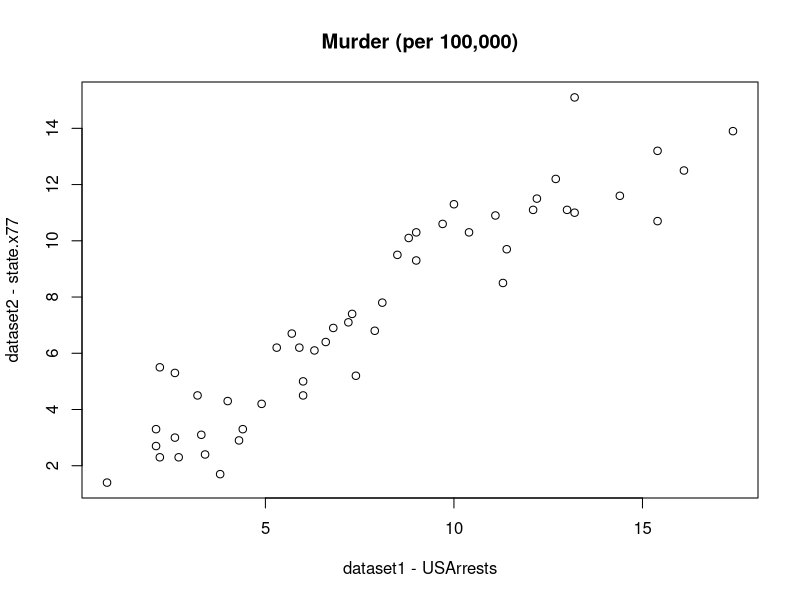
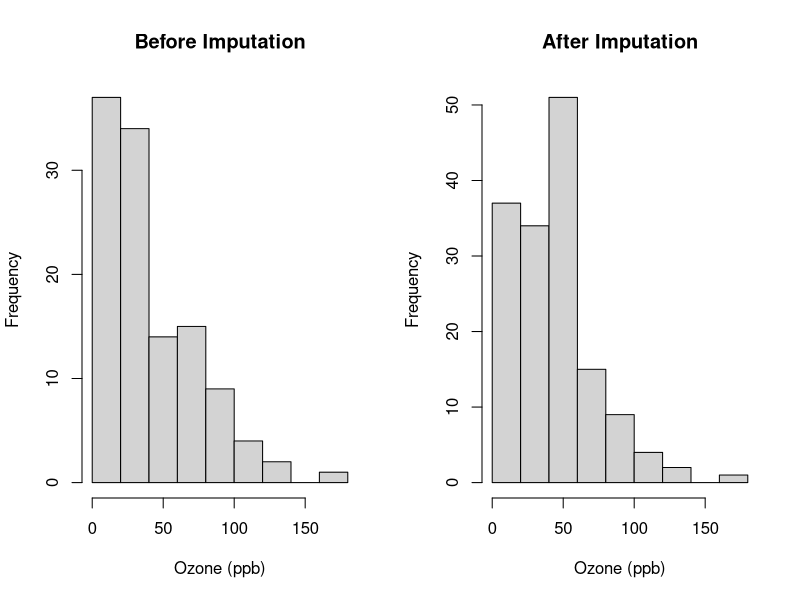
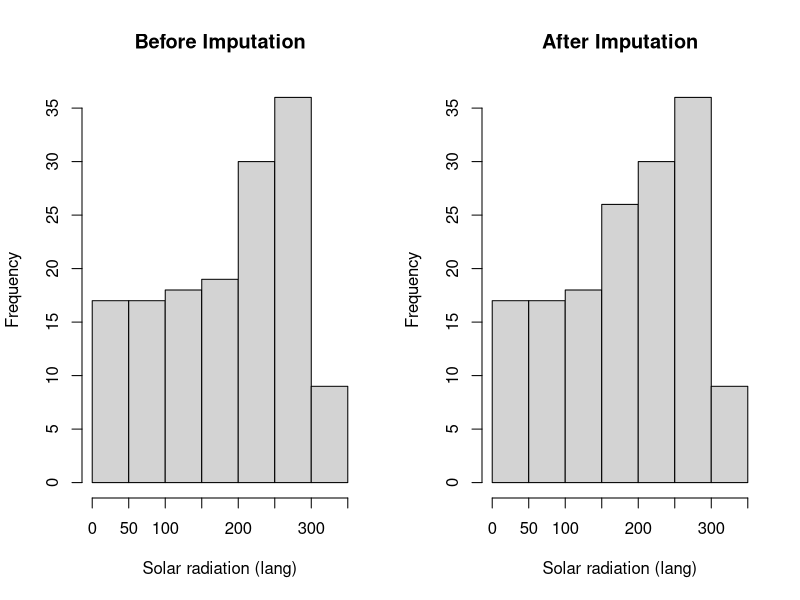
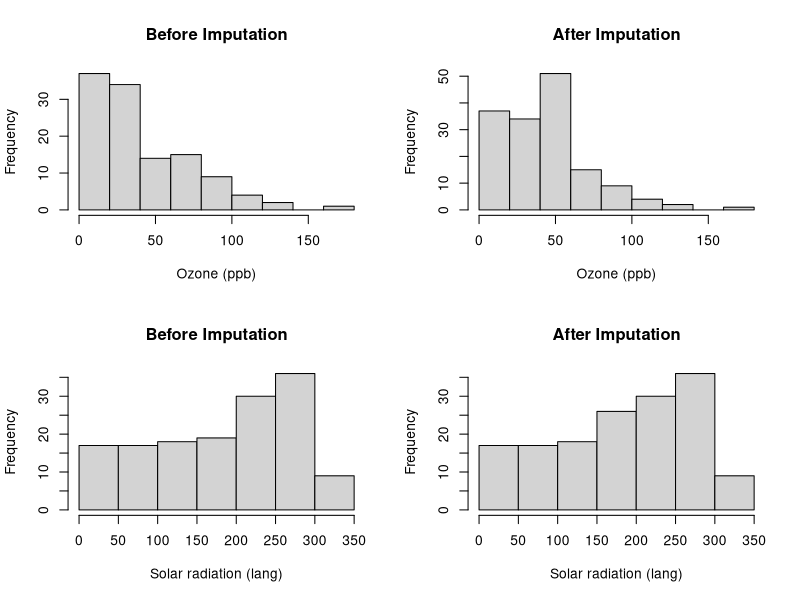
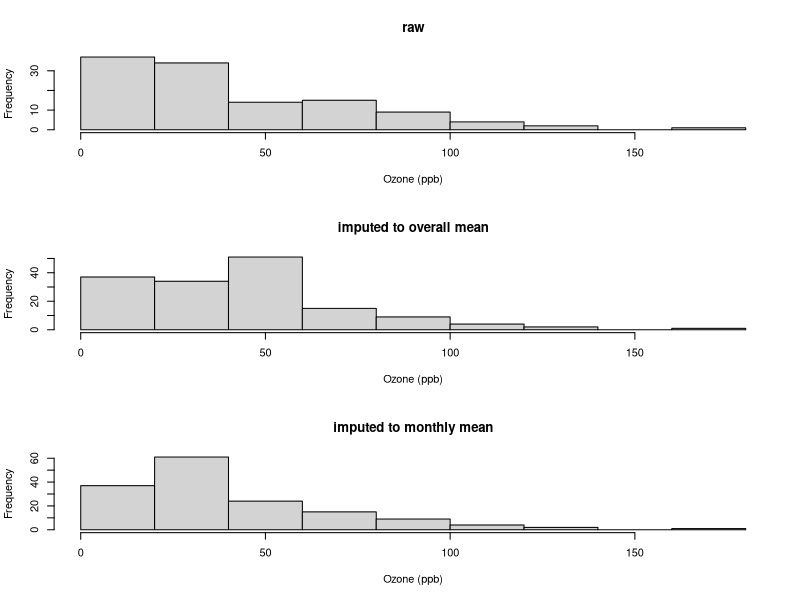

The R script that drew these images, in order:
### state.x77 and USAarrests again ###

# convert to data table format - use the command option to include the rowname as a column

library(data.table)

arrests.dt <- data.table(USArrests, keep.rownames = "State")
states.dt <- data.table(state.x77, keep.rownames = "State")

# find union and intersection of the column names of the two data tables

union(colnames(arrests.dt), colnames(states.dt)) # union
intersect(colnames(arrests.dt), colnames(states.dt))# intersection

# merge the two data tables into a new one called USdata.dt
# count the number of rows and columns of the resulting data table (answer: 50, 15) 
# and the number of missing values in the data table (answer: 0)

USdata.dt <- merge(arrests.dt, states.dt, by.x = "State", by.y = "State", ALL=TRUE)

dim(USdata.dt)
sum(is.na(USdata.dt))

# check that the table is ordered by State, 
# then use the setorder() function to reorder by other columns
# Then return to order by State

all(USdata.dt$State == sort(USdata.dt$State))

USdata.dt <- setorder(USdata.dt, -Population)

USdata.dt <- setorder(USdata.dt, State)

# do a scatter plot of the two “Murder” variables and 
# compute their correlation up to 3 significant digits 
# (answer: 0.934)

with(USdata.dt, plot(Murder.x, Murder.y, 
                     main = "Murder (per 100,000)", 
                     xlab = "dataset1 - USArrests", ylab = "dataset2 - state.x77"))

with(USdata.dt, signif(cor(Murder.x, Murder.y),3))

# add two new variables to USdata.dt: 
# MeanMurder and MaxMurder to store the state-wise average
# and maximum of the two “Murder” variables (hint: look at ?max)
# then remove the two “Murder” variables from the data table

USdata.dt[, MeanMurder := rowMeans(.SD), by=.I, .SDcols=c("Murder.x","Murder.y")]
USdata.dt[, MaxMurder := max(c(Murder.x, Murder.y)), by=State]
USdata.dt[, Murder.x := NULL]
USdata.dt[, Murder.y := NULL]

### airquality ###

# count the number of observed values per column and 
# report the percentage of missing values per column

sapply(airquality, function(z)sum(!is.na(z)))
sapply(airquality, function(z)round((sum(is.na(z))/length(z)*100),1))

# make a copy of the dataframe converting to data table

air.dt <- copy(data.table(airquality))

# impute the missing values to the mean

# generic version - impute all missing values to the mean

air.dt.imp.mean <- sapply( air.dt, function(z)(ifelse(is.na(z), round(mean(z, na.rm=TRUE),1), round(z,1))))

# add new column with imputed values

air.dt[, Ozone.imp.mean := ifelse(is.na(Ozone), round(mean(Ozone, na.rm=TRUE),2), Ozone)]
air.dt[, Solar.R.imp.mean := ifelse(is.na(Solar.R), round(mean(Solar.R, na.rm=TRUE),2), Solar.R)]

# only for columns with imputed values plot side by side 
# histograms of raw (unimputed) and imputed columns.

par(mfrow=c(1,2))
hist(airquality$Ozone, main="Before Imputation", xlab = "Ozone (ppb)")
hist(air.dt.imp.mean[, "Ozone"], main="After Imputation", , xlab = "Ozone (ppb)")

par(mfrow=c(1,2))
hist(airquality$Solar.R, main="Before Imputation", xlab = "Solar radiation (lang)")
hist(air.dt.imp.mean[,"Solar.R"], main="After Imputation", xlab = "Solar radiation (lang)")


par(mfrow=c(2,2))
with(air.dt, hist(Ozone, main="Before Imputation", xlab = "Ozone (ppb)"))
with(air.dt, hist(Ozone.imp.mean, main="After Imputation", , xlab = "Ozone (ppb)"))

with(air.dt, hist(Solar.R, main="Before Imputation", xlab = "Solar radiation (lang)"))
with(air.dt, hist(Solar.R.imp.mean, main="After Imputation", xlab = "Solar radiation (lang)"))


# write function impute.to.monthly.mean(x, month) 
# (where month is a vector of the same length of x) 
# that imputes missing values according to the mean value for each month,
# and repeat the imputation using this function

impute.to.monthly.mean <- function(x, month){
  
  x.imp <- x
  
  for (m in unique(month)){
    month.idx <- which(month == m)
    month.mean <- mean(x[month.idx], na.rm = TRUE)
    na.idx <- is.na(x.imp)
    x.imp[na.idx & month == m] <- month.mean
  }
  
  return(x.imp)

}

air.dt$Ozone.imp.month <- round(with(air.dt, impute.to.monthly.mean(Ozone, Month)),2)
air.dt$Solar.R.imp.month <- round(with(air.dt, impute.to.monthly.mean(Solar.R, Month)),2)

# report maximum absolute difference (maxi |xi −yi|)
# and mean absolute difference (􏰀ni=1 |xi −yi|/n)
# between imputation to the mean and imputation to the monthly mean 
# (answer: Ozone: 18.51, 3.55, Solar.R: 14.07, 0.4)

# maximum absolute difference

with(air.dt, max(Ozone.imp.mean - Ozone.imp.month))
with(air.dt, max(Solar.R.imp.mean - Solar.R.imp.month))

# mean absolute difference

with(air.dt, round(mean(abs(Ozone.imp.mean - Ozone.imp.month)),2))
with(air.dt, round(mean(abs(Solar.R.imp.mean - Solar.R.imp.month)),2))

# for Ozone only, compare graphically the distributions 
# of the unimputed data, the data imputed to the mean,
# and the data imputed to the monthly mean and justify the differences you see

par(mfrow=c(3,1))
with(air.dt, hist(Ozone, main="raw", xlab="Ozone (ppb)"))
with(air.dt, hist(Ozone.imp.mean, main="imputed to overall mean", xlab="Ozone (ppb)"))
with(air.dt, hist(Ozone.imp.month, main="imputed to monthly mean", xlab="Ozone (ppb)"))

# explaination:

# imputed to overall mean vs. raw: all missing values are replaced
# by the overall mean of the variable, hence only the one bar whose
# range includes the overall mean rises
# here bar of range 40 - 60 rose from < 20 to > 50

# imputed to monthly mean vs. raw: all missing values are replaced 
# by the mean of the respective month, hence not only bar rises, but many
# hence we observe that 2 bars rose sue to imputation!

